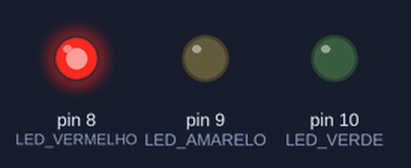
Recording of a sketch running on a simulated Arduino Uno, built with avr-gcc and run on an emulated ATmega328P. On the bench: output pins drawn as LEDs (lit = HIGH).

Above: at 0.2 s.
At 4.7 s:
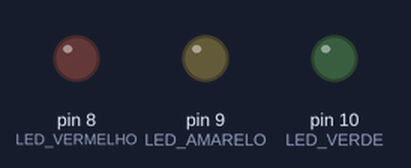
At 10.3 s:
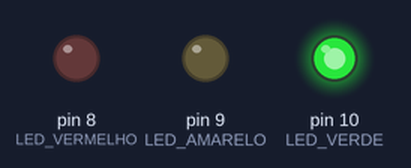
At 20.5 s:
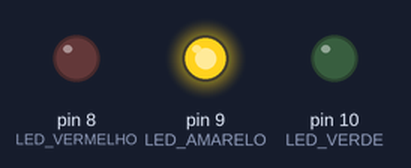
Timing chart, 0 to 21.3 s (numbered marks = the images above):
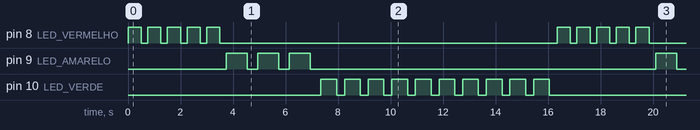

Measured:
- by itself, pin 8 (LED_VERMELHO): repeats every 16.4 s: 4 × (LOW 0.25 s, HIGH 0.50 s), LOW 12.9 s, HIGH 0.50 s
- by itself, pin 9 (LED_AMARELO): repeats every 16.4 s: 2 × (LOW 0.40 s, HIGH 0.80 s), LOW 13.2 s, HIGH 0.80 s
- by itself, pin 10 (LED_VERDE): repeats every 16.4 s: 9 × (LOW 0.30 s, HIGH 0.60 s), LOW 7.7 s, HIGH 0.60 s

The sketch:

semaforo4-desafio.ino
```cpp
/*
 * Author: Edvonaldo Horácio (edvonaldo.santos@ifal.edu.br)
 * Data: 25/06/2025
 * Descrição: Este programa é a implementação de um semáforo
 * usando Arduino UNO
*/

#define TEMPO_ON_VERMELHO 500
#define TEMPO_OFF_VERMELHO 250
#define TEMPO_ON_AMARELO 800
#define TEMPO_OFF_AMARELO 400
#define TEMPO_ON_VERDE 600
#define TEMPO_OFF_VERDE 300

#define LED_VERMELHO 8// Definindo LED_VERMELHO como 8
#define LED_AMARELO 9// Definindo LED_AMARELO como 9
#define LED_VERDE 10// Definindo LED_VERDE como 10

/**!
 * @apresentacao Função setup
 *
 *
 * @parametro
 * @retval
 */
void setup()
{
  pinMode(LED_VERMELHO, OUTPUT);// Led vermelho
  pinMode(LED_AMARELO, OUTPUT);// Led amarelo
  pinMode(LED_VERDE, OUTPUT);// Led verde
}


/**!
 * @apresentacao Função loop
 *
 * Esta função executa as instruções que o
 * arduino irá executar. Equivale a main do C++
 *
 * @parametro
 * @retval
 */
void loop()
{
  int i;
  for(i = 0; i < 5; ++i)
  {
    digitalWrite(LED_VERMELHO, HIGH);
    delay(TEMPO_ON_VERMELHO);
    digitalWrite(LED_VERMELHO, LOW);
    delay(TEMPO_OFF_VERMELHO);
  }

  for(i = 0; i < 3; ++i)
  {
    digitalWrite(LED_AMARELO, HIGH);
    delay(TEMPO_ON_AMARELO);
    digitalWrite(LED_AMARELO, LOW);
    delay(TEMPO_OFF_AMARELO);
  }

  for(i = 0; i < 10; ++i)
  {
    digitalWrite(LED_VERDE, HIGH);
    delay(TEMPO_ON_VERDE);
    digitalWrite(LED_VERDE, LOW);
    delay(TEMPO_OFF_VERDE);
  }
}
```
